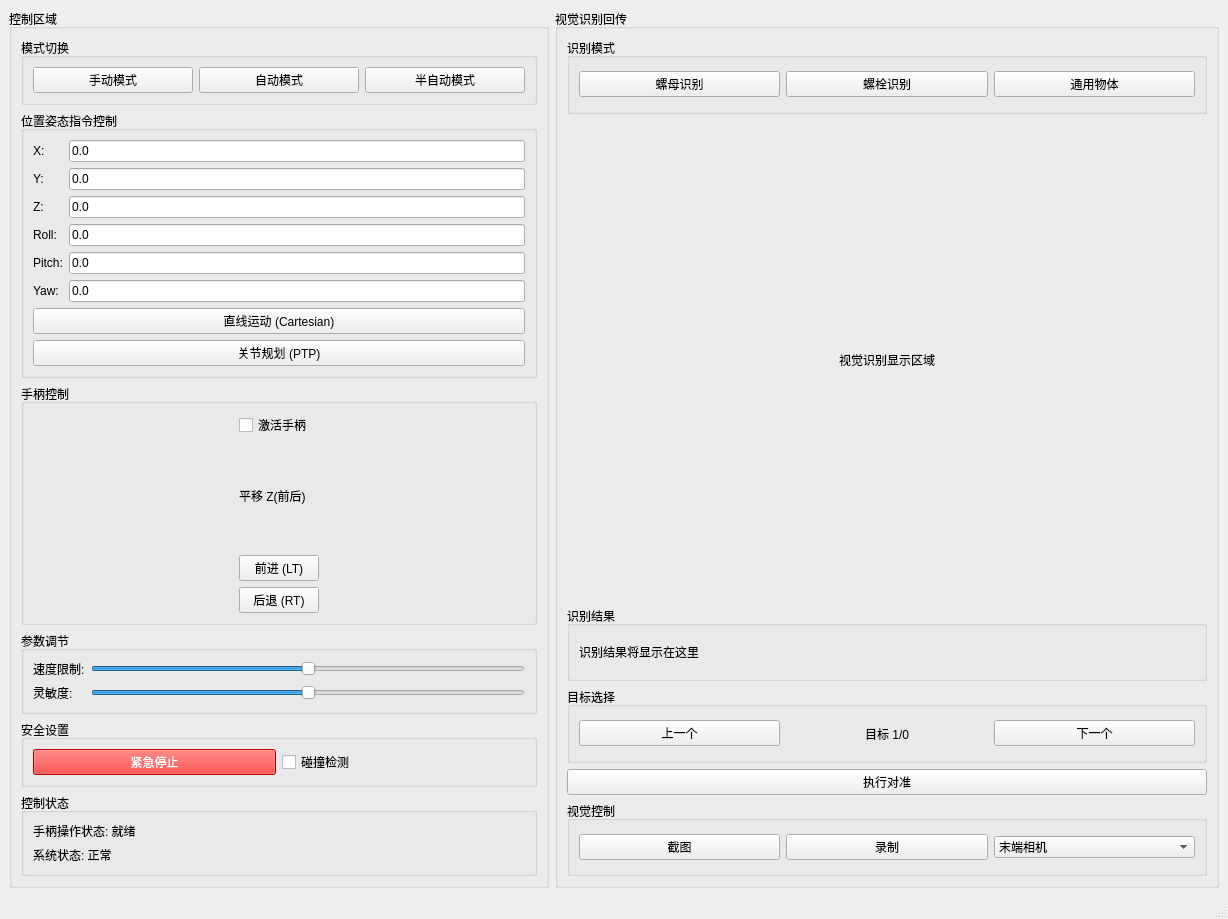
<?xml version="1.0" encoding="UTF-8"?>
<ui version="4.0">
 <class>MainWindow</class>
 <widget class="QMainWindow" name="MainWindow">
  <property name="geometry">
   <rect>
    <x>0</x>
    <y>0</y>
    <width>1024</width>
    <height>768</height>
   </rect>
  </property>
  <property name="windowTitle">
   <string>机器人操纵界面</string>
  </property>
  <widget class="QWidget" name="centralwidget">
   <layout class="QHBoxLayout" name="horizontalLayout">
    <!-- 左侧控制区域 -->
    <item>
     <widget class="QGroupBox" name="controlGroupBox">
      <property name="title">
       <string>控制区域</string>
      </property>
      <layout class="QVBoxLayout" name="verticalLayout">
       <!-- 模式切换 -->
       <item>
        <widget class="QGroupBox" name="modeGroupBox">
         <property name="title">
          <string>模式切换</string>
         </property>
         <layout class="QHBoxLayout" name="horizontalLayout_2">
          <item>
           <widget class="QPushButton" name="manualModeButton">
            <property name="text">
             <string>手动模式</string>
            </property>
           </widget>
          </item>
          <item>
           <widget class="QPushButton" name="autoModeButton">
            <property name="text">
             <string>自动模式</string>
            </property>
           </widget>
          </item>
          <item>
           <widget class="QPushButton" name="semiautoModeButton">
            <property name="text">
             <string>半自动模式</string>
            </property>
           </widget>
          </item>
         </layout>
        </widget>
       </item>
       
       <!-- 位置姿态指令控制 -->
       <item>
        <widget class="QGroupBox" name="poseControlGroupBox">
         <property name="title">
          <string>位置姿态指令控制</string>
         </property>
         <layout class="QGridLayout" name="gridLayout">
          <!-- XYZ位置 -->
          <item row="0" column="0">
           <widget class="QLabel" name="xLabel">
            <property name="text">
             <string>X:</string>
            </property>
           </widget>
          </item>
          <item row="0" column="1">
           <widget class="QLineEdit" name="xLineEdit">
            <property name="text">
             <string>0.0</string>
            </property>
           </widget>
          </item>
          <item row="1" column="0">
           <widget class="QLabel" name="yLabel">
            <property name="text">
             <string>Y:</string>
            </property>
           </widget>
          </item>
          <item row="1" column="1">
           <widget class="QLineEdit" name="yLineEdit">
            <property name="text">
             <string>0.0</string>
            </property>
           </widget>
          </item>
          <item row="2" column="0">
           <widget class="QLabel" name="zLabel">
            <property name="text">
             <string>Z:</string>
            </property>
           </widget>
          </item>
          <item row="2" column="1">
           <widget class="QLineEdit" name="zLineEdit">
            <property name="text">
             <string>0.0</string>
            </property>
           </widget>
          </item>
          <!-- RPY姿态 -->
          <item row="3" column="0">
           <widget class="QLabel" name="rollLabel">
            <property name="text">
             <string>Roll:</string>
            </property>
           </widget>
          </item>
          <item row="3" column="1">
           <widget class="QLineEdit" name="rollLineEdit">
            <property name="text">
             <string>0.0</string>
            </property>
           </widget>
          </item>
          <item row="4" column="0">
           <widget class="QLabel" name="pitchLabel">
            <property name="text">
             <string>Pitch:</string>
            </property>
           </widget>
          </item>
          <item row="4" column="1">
           <widget class="QLineEdit" name="pitchLineEdit">
            <property name="text">
             <string>0.0</string>
            </property>
           </widget>
          </item>
          <item row="5" column="0">
           <widget class="QLabel" name="yawLabel">
            <property name="text">
             <string>Yaw:</string>
            </property>
           </widget>
          </item>
          <item row="5" column="1">
           <widget class="QLineEdit" name="yawLineEdit">
            <property name="text">
             <string>0.0</string>
            </property>
           </widget>
          </item>
          <!-- 执行算法选择 -->
          <item row="6" column="0" colspan="2">
           <widget class="QPushButton" name="cartesianButton">
            <property name="text">
             <string>直线运动 (Cartesian)</string>
            </property>
           </widget>
          </item>
          <item row="7" column="0" colspan="2">
           <widget class="QPushButton" name="ptpButton">
            <property name="text">
             <string>关节规划 (PTP)</string>
            </property>
           </widget>
          </item>
         </layout>
        </widget>
       </item>
       
       <!-- 手柄控制 -->
       <item>
        <widget class="QGroupBox" name="joystickGroupBox">
         <property name="title">
          <string>手柄控制</string>
         </property>
         <layout class="QHBoxLayout" name="horizontalLayout_7">
          <!-- 左侧平移XY摇杆 -->
          <item>
           <widget class="QWidget" name="joystickXY">
            <property name="minimumSize">
             <size>
              <width>200</width>
              <height>200</height>
             </size>
            </property>
            <property name="maximumSize">
             <size>
              <width>200</width>
              <height>200</height>
             </size>
            </property>
           </widget>
          </item>
          
          <!-- 中间激活手柄和Z轴控制 -->
          <item>
           <layout class="QVBoxLayout" name="verticalLayout_5">
            <!-- 激活勾选框 -->
            <item>
             <widget class="QCheckBox" name="joystickEnableCheckBox">
              <property name="text">
               <string>激活手柄</string>
              </property>
             </widget>
            </item>
            
            <!-- Z轴控制 -->
            <item>
             <widget class="QLabel" name="zLabel_2">
              <property name="text">
               <string>平移 Z(前后)</string>
              </property>
             </widget>
            </item>
            <item>
             <widget class="QPushButton" name="zForwardButton">
              <property name="text">
               <string>前进 (LT)</string>
              </property>
             </widget>
            </item>
            <item>
             <widget class="QPushButton" name="zBackwardButton">
              <property name="text">
               <string>后退 (RT)</string>
              </property>
             </widget>
            </item>
           </layout>
          </item>
          
          <!-- 右侧视角Yaw/Pitch摇杆 -->
          <item>
           <widget class="QWidget" name="joystickYawPitch">
            <property name="minimumSize">
             <size>
              <width>200</width>
              <height>200</height>
             </size>
            </property>
            <property name="maximumSize">
             <size>
              <width>200</width>
              <height>200</height>
             </size>
            </property>
           </widget>
          </item>
         </layout>
        </widget>
       </item>
       
       <!-- 参数调节 -->
       <item>
        <widget class="QGroupBox" name="paramsGroupBox">
         <property name="title">
          <string>参数调节</string>
         </property>
         <layout class="QGridLayout" name="gridLayout_4">
          <item row="0" column="0">
           <widget class="QLabel" name="speedLabel">
            <property name="text">
             <string>速度限制:</string>
            </property>
           </widget>
          </item>
          <item row="0" column="1">
           <widget class="QSlider" name="speedSlider">
            <property name="orientation">
             <enum>Qt::Horizontal</enum>
            </property>
            <property name="maximum">
             <number>100</number>
            </property>
            <property name="value">
             <number>50</number>
            </property>
           </widget>
          </item>
          <item row="1" column="0">
           <widget class="QLabel" name="sensitivityLabel">
            <property name="text">
             <string>灵敏度:</string>
            </property>
           </widget>
          </item>
          <item row="1" column="1">
           <widget class="QSlider" name="sensitivitySlider">
            <property name="orientation">
             <enum>Qt::Horizontal</enum>
            </property>
            <property name="maximum">
             <number>100</number>
            </property>
            <property name="value">
             <number>50</number>
            </property>
           </widget>
          </item>
         </layout>
        </widget>
       </item>
       
       <!-- 安全设置 -->
       <item>
        <widget class="QGroupBox" name="safetyGroupBox">
         <property name="title">
          <string>安全设置</string>
         </property>
         <layout class="QHBoxLayout" name="horizontalLayout_3">
          <item>
           <widget class="QPushButton" name="emergencyButton">
            <property name="text">
             <string>紧急停止</string>
            </property>
            <property name="styleSheet">
             <string>background-color: red; color: white;</string>
            </property>
           </widget>
          </item>
          <item>
           <widget class="QCheckBox" name="collisionCheckBox">
            <property name="text">
             <string>碰撞检测</string>
            </property>
           </widget>
          </item>
         </layout>
        </widget>
       </item>
       
       <!-- 控制状态栏 -->
       <item>
        <widget class="QGroupBox" name="statusGroupBox">
         <property name="title">
          <string>控制状态</string>
         </property>
         <layout class="QVBoxLayout" name="verticalLayout_2">
          <item>
           <widget class="QLabel" name="controlStatusLabel">
            <property name="text">
             <string>手柄操作状态: 就绪</string>
            </property>
           </widget>
          </item>
          <item>
           <widget class="QLabel" name="systemStatusLabel">
            <property name="text">
             <string>系统状态: 正常</string>
            </property>
           </widget>
          </item>
         </layout>
        </widget>
       </item>
      </layout>
     </widget>
    </item>
    
    <!-- 右侧视觉识别区域 -->
    <item>
     <widget class="QGroupBox" name="visionGroupBox">
      <property name="title">
       <string>视觉识别回传</string>
      </property>
      <layout class="QVBoxLayout" name="verticalLayout_3">
       <!-- 识别模式切换 -->
       <item>
        <widget class="QGroupBox" name="recognitionModeGroupBox">
         <property name="title">
          <string>识别模式</string>
         </property>
         <layout class="QHBoxLayout" name="horizontalLayout_4">
          <item>
           <widget class="QPushButton" name="nutRecognitionButton">
            <property name="text">
             <string>螺母识别</string>
            </property>
           </widget>
          </item>
          <item>
           <widget class="QPushButton" name="boltRecognitionButton">
            <property name="text">
             <string>螺栓识别</string>
            </property>
           </widget>
          </item>
          <item>
           <widget class="QPushButton" name="objectRecognitionButton">
            <property name="text">
             <string>通用物体</string>
            </property>
           </widget>
          </item>
         </layout>
        </widget>
       </item>
       
       <!-- 视觉识别显示 -->
       <item>
        <widget class="QLabel" name="visionLabel">
         <property name="text">
          <string>视觉识别显示区域</string>
         </property>
         <property name="alignment">
          <set>Qt::AlignCenter</set>
         </property>
         <property name="minimumSize">
          <size>
           <width>640</width>
           <height>480</height>
          </size>
         </property>
        </widget>
       </item>
       
       <!-- 识别结果 -->
       <item>
        <widget class="QGroupBox" name="recognitionGroupBox">
         <property name="title">
          <string>识别结果</string>
         </property>
         <layout class="QVBoxLayout" name="verticalLayout_4">
          <item>
           <widget class="QLabel" name="recognitionResultLabel">
            <property name="text">
             <string>识别结果将显示在这里</string>
            </property>
           </widget>
          </item>
         </layout>
        </widget>
       </item>
       
       <!-- 目标选择 -->
       <item>
        <widget class="QGroupBox" name="targetSelectGroupBox">
         <property name="title">
          <string>目标选择</string>
         </property>
         <layout class="QHBoxLayout" name="horizontalLayout_5">
          <item>
           <widget class="QPushButton" name="prevTargetButton">
            <property name="text">
             <string>上一个</string>
            </property>
           </widget>
          </item>
          <item>
           <widget class="QLabel" name="targetIndexLabel">
            <property name="text">
             <string>目标 1/0</string>
            </property>
            <property name="alignment">
             <set>Qt::AlignCenter</set>
            </property>
           </widget>
          </item>
          <item>
           <widget class="QPushButton" name="nextTargetButton">
            <property name="text">
             <string>下一个</string>
            </property>
           </widget>
          </item>
         </layout>
        </widget>
       </item>
       
       <!-- 执行对准 -->
       <item>
        <widget class="QPushButton" name="alignButton">
         <property name="text">
          <string>执行对准</string>
         </property>
        </widget>
       </item>
       
       <!-- 视觉控制 -->
       <item>
        <widget class="QGroupBox" name="visionControlGroupBox">
         <property name="title">
          <string>视觉控制</string>
         </property>
         <layout class="QHBoxLayout" name="horizontalLayout_6">
          <item>
           <widget class="QPushButton" name="captureButton">
            <property name="text">
             <string>截图</string>
            </property>
           </widget>
          </item>
          <item>
           <widget class="QPushButton" name="recordButton">
            <property name="text">
             <string>录制</string>
            </property>
           </widget>
          </item>
          <item>
           <widget class="QComboBox" name="cameraSourceComboBox">
            <item>
             <property name="text">
              <string>末端相机</string>
             </property>
            </item>
            <item>
             <property name="text">
              <string>全景相机</string>
             </property>
            </item>
            <item>
             <property name="text">
              <string>外部相机</string>
             </property>
            </item>
           </widget>
          </item>
         </layout>
        </widget>
       </item>
      </layout>
     </widget>
    </item>
   </layout>
  </widget>
  <widget class="QMenuBar" name="menubar">
   <property name="geometry">
    <rect>
     <x>0</x>
     <y>0</y>
     <width>1024</width>
     <height>21</height>
    </rect>
   </property>
  </widget>
  <widget class="QStatusBar" name="statusbar"/>
 </widget>
 <resources/>
 <connections/>
</ui>
